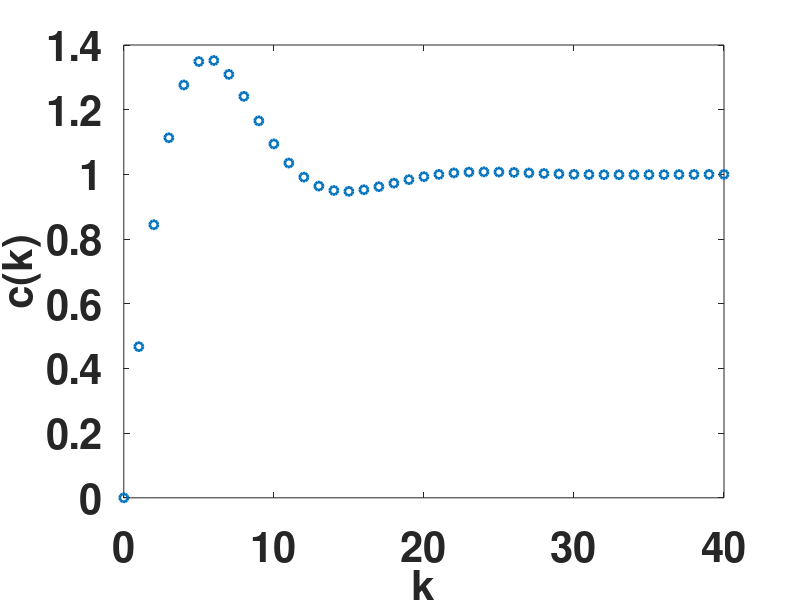

Recreate this plot in MATLAB.

clear all; close all;
num = [0 0.4673, -0.3393];
den = [1 -1.5327 0.6607];
r=ones(1,41);
k=0:40;
c=filter(num,den,r);

figure();
set(gcf, 'Position',  [0, 0, 1900, 1100])
plot(k,c,'o')
xlabel('k');
ylabel('c(k)');
set(findall(gcf,'Type','line'),'LineWidth',2);
set(gca,'FontSize',30,'fontWeight','bold');
set(findall(gcf,'type','text'),'FontSize',30,'fontWeight','bold');



